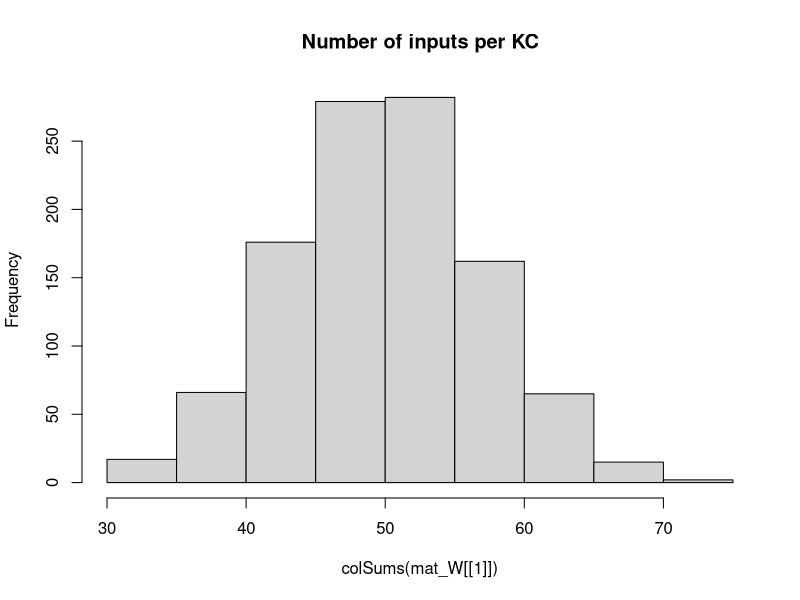

This chart was generated by the following R code: (Note: this script raises an error after producing the figure.)
## Development Code for Willsaw NN image recognition of zfish larva
## KL 2021
## I will implement a MB random kernel NN as in my Ant Navigation paper 
## This Files Trains the weights of  2 Layer Net : Random Expansion Feature Layer (Random Kernel Trick) -> Perceptron Output neuron 
## The connections in L1 Random Sparse Net are data independent, while L2 wights are trained via +ve larva head template samples to filter patterns that look like larva
## The input images are labeled as Fish and non fish according to the folder they are placed.
# Output is saved as pgm images which are then loaded by tracker software so as to implemend the simple classifier net implemended here 

library("pixmap")
library("yaml")

## TODO GIGURE OUT INIT That Works

## Initialiaze the random Weight vector of an L1 (KC) neuron  
init_random_W <- function(m, p){
  # Draw random Number N of Sampled Inputs From Binomial
  #n <- rbinom(1,length(m),p)
  ## Set N random synapses as inputs to KC
  #idx <- sample(1:length(m),n)
  m <- rnorm(NROW(m),0,sd=0.5) #runif(NROW(m))/(10*NROW(m)) ##Weak Synapses
  ## Likely Stronger Subset
  #m[idx] <- 1#/length(m) #runif(n)/(10*length(m)) #1/NROW(m)
  #print(length(m))
  return (m)
}


## Initialiaze the random Weight vector of an L1 (KC) neuron  
init_sparse_W <- function(m,p){
  # Draw random Number N of Sampled Inputs From Binomial
  n <- rbinom(1,length(m),p)
  ## Set N random synapses as inputs to KC
  idx <- sample(1:length(m),n)
  #m <- runif(NROW(m))/(1000000*NROW(m)) ##Weak Synapses
  ## Likely Stronger Subset
  m[idx] <- 1#/length(m) #runif(n)/(10*length(m)) #1/NROW(m)
  #print(length(m))
  return (m)
}


## Sigmoid//logistic Transfer Function
N_transfer <- function(activation)
{
  return (1/(1+exp(-activation)))
}


## Derivative Sigmoid/logistic Transfer Function
N_transfer_D <- function(activation)
{
  return (N_transfer(activation)*(1-N_transfer(activation)) )
}

## Neural Actvation for a layer with Weitgh Matrix W and Input matrix of col vectors -
#  vector of Biases B - This is to a matrix to operate overall all input activations over Inputs in order 
N_activation <- function(X,W,B)
{
  ## If more Than Half input units (based on Avg inputs) is active - then activate KC
  
  #  if ( sum(X) > KC_THRES )
  #    return (1)
  # else
  mat_B <- matrix(B,ncol=ncol(X),nrow=length(B) )
  ## Bias is just another W attached to a fixed Input 1
  return (W%*%X + mat_B)
}

## Copies A Smaller Matrix To the Middle of a larger one - (Pasting Image on larger canvas)
matrix_paste <- function(src,target)
{
  x_offset <- round((ncol(target)- ncol(src))/2 )
  y_offset <- round((nrow(target)- nrow(src))/2 )
  target[ (1+y_offset):(y_offset+nrow(src)),(1+x_offset):(x_offset+ncol(src))] <-src
  return(target)
}


sparse_binarize <- function(X,INPUT_SPARSENESS)
{
  ## Binarize Input Image / Set Sparsensess ##
  pxsparse = 1.0
  thres_bin = mean(X)
  max_iter = 100
  
  while (pxsparse > INPUT_SPARSENESS & max_iter > 0)
  {
    X_bin <-  as.numeric(X > thres_bin)
    pxsparse <- sum(as.numeric(X_bin[X_bin > 0]))/length(X_bin)
    thres_bin = thres_bin + 0.01;
    max_iter = max_iter + 1
  }
  
  
  ##message("Input Sparseness:",pxsparse)
  
  return(X_bin)
}




makeInputMatrix <- function(img_list,inmat_W)
{
  
  ## TRAIN /TEST ##
  img_list <- img_list[,1]
 
  
  
  ## Matrix Of  image Input Vectors  
  mat_X = matrix(0,nrow=ncol(inmat_W[[1]]),ncol=length(img_list) )
  fileidx <- 0
  for (in_img in img_list)
  {
    fileidx= fileidx + 1
    
    imgT <- read.pnm(as.character(in_img) )
    mat_img <- getChannels(imgT)*255  ##x255 Convert back to uint 8-bit
    X <- as.vector(mat_img)
    ### Add Fixed input 1 - To operate As Adjustable Bias for each input   
    ##X[length(X)] <- 1 # c(as.vector(mat_img),1)
    
    ##message(in_img," Input Dim:", dim(mat_img)[1],"x",dim(mat_img)[2],"=",dim(mat_img)[2]*dim(mat_img)[1])
    
    if (length(X) > n_top_px)
    {
      warning("input sample too big - skipping")
      next
    }
    
    ## If Loaded image is Smaller than INput - Then Resize (paste into) larger Matrix to fit
    if (length(X) < n_top_px)
    {
      ##message("input sample Smaller than Canvas - pasting")
      mat_t <- matrix(0,nrow=img_dim[1],ncol=img_dim[2])
      mat_img <- matrix_paste(mat_img,mat_t)
      ##message("Converted  Dim:", dim(mat_img)[1],"x",dim(mat_img)[2],"=",dim(mat_img)[2]*dim(mat_img)[1])
    }
    
    ##mypic = new("pixmapGrey", size=dim(mat_img),grey = mat_img);plot(mypic)
    ## Convert to Col Vector
    ##X <- sparse_binarize(as.vector(mat_img),INPUT_SPARSENESS)
    X <- as.vector(mat_img)
    
    dim(X) <- c(length(X),1) ## Make into Col Vector
    
    if (length(X) > n_top_px)
    {
      warning(in_img,"Image Too large. Skipping")
      next
    }
    
    stopifnot(length(mat_X[,fileidx]) ==length(X) ) 
    mat_X[,fileidx] <- X # Save In Vector to MAtrix
    
  }## Load All Input Vectors Into Matrix X
  
  return(mat_X)
} ##Make INput List



### EXPORT MAtrix to YAML for !!opencv-matrix##
matrixToYamlForOpenCV <- function(mat)
{
  ##!!opencv-matrix
  strHeader <- "!!opencv-matrix\n rows: %d\n cols: %d\n dt: f\n data:["
  ## Matrix Will Be saved Transposed Because Data serial Reading Order is by row in OpenCV while Here Serialization is By Column
  strHeader <- sprintf(strHeader,nrow(mat),ncol(mat))
  strData = ""
  lineWidth = 100#min(100,length(mat))
  
  ## COMMENTED OUT AS SUDDENLY as.yaml started adding new Lines in data automatically - The following routine does this manually
  # ##Long Strings Need to be broken by New Lines otherwise OPENCV FIle Storage FAils
  # if (length(mat) > lineWidth){
  #   fcon<- tempfile("matrixYaml")
  #   
  #   ## Need to export To TEMP file as string Concat Is too SLOW
  #   for (i in seq(1,length(mat),lineWidth) ){
  #     write(mat[i:min(i+lineWidth-1,length(mat)-1)], file = fcon,ncolumns = 100, append = TRUE, sep = ", ")
  #     ##cat(",",file = fcon, append = TRUE,fill=FALSE)
  #     #strData = paste0(strData, toString(mat[i:min(i+lineWidth,length(mat))],"\n",width=0))
  #   }
  #   ## Join  All Lines Back INto One String - With Newlines and Commas and Intendation
  #   #strData = noquote()
  #   strData = noquote(paste0(
  #                     readLines(con = fcon, n = -1L, ok = TRUE, warn = TRUE, skipNul = FALSE, encoding = "UTF-8"),
  #                            collapse=",\n         ")) ##
  #   #class(strData) <- "verbatim"
  # }else
    
  ## Need to TransposeBecause Data serial Reading Order is by row in OpenCV while Here Serialization is By Column
  strData = toString(t(mat))
  
  
  strRet=  noquote(paste0(strHeader,strData,"]")) 
  
  
  ##Character vectors that have a class of ‘verbatim’ will not be quoted in the output YAML 
  class(strRet) <- "verbatim"
  ##class(strRet) <- "verbatim"
  #write(strRet,file = fcon)  
  return(noquote(strRet) )
}




## Process 2 Layer Network - Return Last Node Output produced for each input image
## Note : Input Layer Is Simplified - No activation function needed or Bias - Input image intentities are taken as activations
## Target_output is vector of desired output for each output Neuron these I chose to be L2_1=1 (Fish) L2_2=1 (Non Fish)
net_proc_images_batch <- function(mat_X,inmat_W,inLayer_Bias,mat_Y,learningRate = 0.0)  
{
  
  L_X     <- list() ## Output Of Layer k
  L_A     <- list() ## Activation of  Layer k
  L_delta <- list()  ## Delta is the "cost attributable to (the value of) that node". 
  L2_out <- list()
  
  outError = 0 #'Mean Sq Error Of File Batch'

    ##Input Layer Is Simplified - No activation function needed or Bias - Input image intentities are taken as activations
    ## Due to R hell with numbers ecoming Factors I need to do this tricl
    
    ##Target_output <- mat_Y[fileidx,] 
     
    ## Forward Propagation ##
    ##mat_X[1,] = 1 ## Add COnst Input so W_i operates as a Bias IxW 
   ##  matrix of output Col vectors correspond to output
    for (l in 1:(N_Layers+1) )
    {
      if (l == 1) ## 1st Layer is INput 
      {
        ##Activation 
        L_A[[1]] <- mat_X
        L_X[[1]] <- mat_X##N_transfer(X-0.5)
        
      }else
      {
        #L_X[[l-1]][1,] = 1 ##No Need - Removed for TEST/ Add COnst Input so W_i operates as a Bias IxW
        L_A[[l]] <- N_activation(L_X[[l-1]], inmat_W[[l-1]], inLayer_Bias[[l-1]] )
        L_X[[l]] <- N_transfer( L_A[[l]])
      }
    }
    MSQError =  sum(((mat_Y) - L_X[[N_Layers+1]] )^2)/ ncol(mat_X)

    ## Note Indexes L_X and mat/biases are off by one because LX_1 is considerened an input layer, while neural layer is l=2
    ## Back Propagation ##
    for (l in (N_Layers):1 )
    {
      ##On Output Layer
      if (l == (N_Layers))
      {
        ## Element Wise Product (hadamart Product)
        L_delta[[l]] <- ( N_transfer_D( L_X[[l+1]] )   * (L_X[[l+1]] - mat_Y)) ##*N_transfer_D(L_X[[l]])
      }else{
        #L_delta[[l]] <- L_delta[[l+1]] %*% t(mat_W[[l]])*N_transfer_D(L_X[[l]])
        L_delta[[l]] <-   t(t(L_delta[[l+1]]) %*%(inmat_W[[l+1]])*t(N_transfer_D( L_X[[l+1]] )))    ## %*% t(N_transfer_D(L_X[[l-1]]) )
      }
      
      dE <- (L_delta[[l]])%*%t(L_A[[l]])  
      dW <- learningRate*dE 
      ##Add average change over batch samples
      inmat_W[[l]] <- inmat_W[[l]] -  dW ##length(img_list)

      ## Error Non-Conform
      inLayer_Bias[[l]] <- inLayer_Bias[[l]] - rowSums( learningRate*(L_delta[[l]]) )  
      ##if (l==1)
      ##  hist(dW)
    }
    
    #hist(Layer_Bias[[1]])
    #if (fileidx %% 10 == 0)  
    #  hist(inmat_W[[1]], main="After")
    
    
    ## Forward Propagation ## 
    # L1 <- N_transfer(N_activation(mat_X, inmat_W[[1]],inmat_B[[1]]  ) ) ## v_Layer_Bias[i] matrix(rep(,nrow(mat_X)),nrow=nrow(mat_X) )  
    # ## L2 matrix of output Col vectors correspond 
    # L2 <-  N_transfer(N_activation(L1,inmat_W[[2]] ,  inmat_B[[2]] )  )  
    # 
    # MSQError =  sum(((mat_Y) - L2 )^2)/ ncol(mat_X)
    # 
    ## Forward Propagation ##
    ##  matrix of output Col vectors correspond to output
    for (l in 1:(N_Layers+1) )
    {
      if (l == 1) ## 1st Layer is INput 
      {
        ##Activation 
        L_A[[1]] <- mat_X
        L_X[[1]] <- mat_X##N_transfer(X-0.5)
        
      }else
      {
        L_A[[l]] <- N_activation(L_X[[l-1]], inmat_W[[l-1]], inLayer_Bias[[l-1]] )
        L_X[[l]] <- N_transfer( L_A[[l]])
      }
    }
    MSQError =  sum(((mat_Y) - L_X[[N_Layers+1]] )^2)/ ncol(mat_X)
    
    
    
    
    ##message("Recognition Output for Img ",in_img," is F:",L_X[[3]][1]," non-F:",L_X[[3]][2]," Active KC:",L2_out[[fileidx]]$KC_active/N_KC )
    #dim(X) = img_dim##dim(mat_img)
    
    
    #image(X_bin)
    #title(main = paste(in_img,strRes," R:",L2_Neurons_out[1]-L2_Neurons_out[2]), font.main = 4)
  
  
  lout <- list(X=mat_X,
               W=inmat_W,
               B=inLayer_Bias,
               output= L_X[[N_Layers+1]],
               outputActivation= L_A[[N_Layers+1]],
               Target=mat_Y,
               #out=data.frame( do.call(rbind,L2_out ) ),
               MSQError=MSQError )
  
  #MSQError =  sum(((mat_Y) - L2)^2)/nrow(mat_X)
  
  return(lout  )
}



img_dim <- c(38,28)
N_Layers <- 2

n_top_px <- img_dim[2]*img_dim[1]
N_KC = n_top_px*5 ## Number of Kenyon Cells (Input layer High Dim Coding)
N_SYN_per_KC <- 10# n_top_px/500 ## Number of pic Features each KC neuron Codes for
#KC_THRES <- N_SYN_per_KC*0.25 ## Number of INput that need to be active for KC to fire/Activate
v_Layer_N <- c(n_top_px, N_KC, 2)
v_Layer_N3 <- c(n_top_px, N_KC,100, 2)

#v_Layer_CON <- c(N_SYN_per_KC/n_top_px,)
Layer_Bias <- list() ## Number of INput that need to be active for Neuron to fire/Activate
INPUT_SPARSENESS = 0.25

mat_W <<- list() # List Of Weight Matrices

## Make Sparse Random Synaptic Weight matrix Selecting Inputs for each KC
for (k in 1:N_Layers)
{
  mat_W[[k]] <- matrix(0,ncol=v_Layer_N[k],nrow=v_Layer_N[k+1])
  ## Init Random
  if (k==1)
    mat_W[[k]] <- t(apply(mat_W[[k]],1,init_sparse_W,N_SYN_per_KC/n_top_px)) ##
  else
    mat_W[[k]] <- t(apply(mat_W[[k]],1,init_random_W,0)) ##
  
  Layer_Bias[[k]] <- matrix(1,ncol=1,nrow=v_Layer_N[k+1] )  #rep(1,) ## Initialiaze Neural Biases
}

#hist(mat_W[[3]])
hist(colSums(mat_W[[1]]),main="Number of inputs per KC")

##Layer 2 (Output Perceptron)
#L2_Neurons <<- 2

## Apply Input Image ##
## list training files 
setwd("/home/kostasl/workspace/zebrafishtrack/Rplots")
sPathTrainingSamples="../img/trainset/fish"
sPathTrainingNonSamples="../img/trainset/nonfish/"
sPathTestingSamplesFish="../img/fish/"
sPathTestingSamplesNonFish="../img/nonfish/"


img_list_train_fish =  cbind(files=list.files(path=sPathTrainingSamples,pattern="*pgm",full.names = T),F=1,NF=0) 
img_list_test_fish = cbind(files=list.files(path=sPathTestingSamplesFish,pattern="*pgm",full.names = T),F=1,NF=0)
img_list_train_nonfish =   cbind(files=list.files(path=sPathTrainingNonSamples,pattern="*pgm",full.names = T),F=0,NF=1)
img_list_test_nonfish =  cbind(files=list.files(path=sPathTestingSamplesNonFish,pattern="*pgm",full.names = T),F=0,NF=1)

## A Small Sample set for Testing the Algorithm Discrimiation between X and 1 
img_list_train_ones <-  cbind(files=list.files(path="../img/trainset/ones/",pattern="*pgm",full.names = T),F=1,NF=0)
img_list_train_X <-  cbind(files=list.files(path="../img/trainset/X/",pattern="*pgm",full.names = T),F=0,NF=1)

img_list_debug_f <-  cbind(files=list.files(path="../img/debug/fish/",pattern="*pgm",full.names = T),F=1,NF=0)
img_list_debug_nf <-  cbind(files=list.files(path="../img/debug/nonfish/",pattern="*pgm",full.names = T),F=0,NF=1)


img_list_all <- rbind.data.frame(img_list_train_fish,img_list_test_fish,img_list_train_nonfish,img_list_test_nonfish,stringsAsFactors = FALSE) #
#img_list_train <- rbind.data.frame(img_list_train_fish,img_list_test_fish,img_list_train_nonfish,img_list_train_nonfish,stringsAsFactors = FALSE)
#img_list_test=  list.files(path=sPathTestingSamples,pattern="*pgm",full.names = T) Samples ##


img_list_train <- rbind.data.frame(img_list_train_fish,img_list_test_fish,
                                   img_list_test_nonfish,img_list_train_nonfish,
                                   stringsAsFactors = FALSE)
#img_list_train <- rbind.data.frame(img_list_train_ones,img_list_train_X)
#img_list_all <- rbind.data.frame(img_list_train_fish,stringsAsFactors = FALSE)

##img_list_train <-  rbind.data.frame(img_list_debug_f,img_list_debug_nf)

batchSize = 10 # Number of Training IMages for Each Leanring Episode (which will define error graident )
Nbatches = 1500
trainingN = 5 ##Training Cycles For Each Batch



lFitError <- list()
dfitRecord <- data.frame()

vTrainingError <- vector()
## Subset INput LIst Into Batches
rIdx = 1

for (b in 1:Nbatches)
{
  ##Make Matrix -For All net inputs
  img_list_suffled <- img_list_train[sample(1:nrow(img_list_train)),]
  ##Select Subset Batch
  img_list_suffled <- head(img_list_suffled,batchSize)
  
  mat_X <- makeInputMatrix(img_list_suffled,mat_W)
  
  label_list <-cbind.data.frame(F=(img_list_suffled[,2]),NF=(img_list_suffled[,3]) )##Target output/labels
  mat_Y <- t(apply(as.matrix(label_list),2,strtoi))  

  
  for (i in 1:trainingN)
  {  
    
    dLearningRate    <- 0.0001
    
    # TRAIN On Fish 
    dnetout <- net_proc_images_batch(mat_X, mat_W, Layer_Bias, mat_Y, dLearningRate )
    mat_W   <<- dnetout$W
    mat_B   <<- dnetout$B

    #message(fileidx,". MSQERR:",MSQError,"  ", L2_out[[fileidx]]$L2_F, "-", L2_out[[fileidx]]$L2_NF, " ERR: ", L2_out[[fileidx]]$Err ," ",in_img)
    message(rIdx,". MSQERR:",dnetout$MSQError,"  ")
    
        
    vTrainingError[rIdx] = dnetout$MSQError  #plot(unlist(dnetout$out$MSERR),main=paste(i,"Mean SQ Err"))
    rIdx = rIdx +1
    
    plot(vTrainingError) #ylim=c(0,1)xlim=c(0,trainingN*Nbatches)
    
  }## Repeated Training On Batch 

} ## Different Batch Suffles  




plot(c) #ylim=c(0,1)





### Calcl Final Performance 

##Select Subset Batch
img_list_suffled <- img_list_all[sample(1:nrow(img_list_all),50 ),]#rbind.data.frame(img_list_debug_f,img_list_debug_nf) img_list_train_nonfish#img_list_all[sample(1:nrow(img_list_all),50 ),] #img_list_test_nonfish #img_list_test_nonfish # 
mat_X <- makeInputMatrix(img_list_suffled,mat_W)
label_list <-cbind.data.frame(F=(img_list_suffled[,2]),NF=(img_list_suffled[,3]) )##Target output/labels
mat_Y <- t(apply(as.matrix(label_list),2,strtoi))
# 
# ## TODO : Move this in Funct - Use One MAtrix For Net -Matrix Of Biases
# mat_B <- list()
# for (k in 1:N_Layers)
#   mat_B[[k]] <- matrix(Layer_Bias[[k]],ncol=ncol(mat_X),nrow=length(Layer_Bias[[k]]) )


dLearningRate    <- 0.0
# TRAIN On Fish 
dnetoutV <- net_proc_images_batch(mat_X, mat_W, Layer_Bias, mat_Y, dLearningRate )
            
message("Final MSQERR:",dnetoutV$MSQError)

  
hist(dnetout$Target - N_transfer( dnetout$output) )

hist(dnetout$W[[1]],main="After")




## FOR EXPORT TO YAML

fishNet <- list(LW1=dnetout$W[[1]],
                LW2=dnetout$W[[2]],
                LB1=dnetout$B[[1]],
                LB2=dnetout$B[[2]] 
)

#attr(fishNet$LW1, "tag") <- "!!opencv-matrix" ##Adding tags Also Change The Header to Verbatim, which does not work in OPENCV
attr(fishNet$LW2, "tag") <- "!!opencv-matrix"
attr(fishNet$LB1, "tag") <- "!!opencv-matrix"
attr(fishNet$LB2, "tag") <- "!!opencv-matrix"



#fishNet <- list(LW1=Layer_Bias[[2]]
#)
## EXPORT TO YAML FOR OPENCV - Custom/hacked exporter routine specific to OPENCV
  filename <- "fishNet.yml"
  con <- file(filename, "w")
  message("Exporting to YAML-Wait for it , this may take a while...")
  write("%YAML:1.0",con) ##Header Is necessary For OPENCV 
  ## Indentation Needs to be 3
  str_yaml<- noquote(as.yaml(fishNet, handlers=list(matrix=matrixToYamlForOpenCV), line.sep="\n",indent=3,unicode=F))
  #  CLEAN UP String FRom Escape Chars
  ## the Var Type tag !!opencv-matrix needs to be on same line as vairable Name - For OpenCV file store - FIX
  str_yaml <- gsub("\n  !!opencv-matrix","!!opencv-matrix",str_yaml,fixed = T)
  str_yaml <- gsub("\\n","\n",str_yaml,fixed = T)## Remove Escaped NewLines
  str_yaml <- gsub("\"","",str_yaml,fixed = T)#Remove Quates

  write(noquote(str_yaml),con,append=TRUE) ##Header Is necessary For OPENCV 
  close(con)




############## 


## Process 2 Layer Network - Return Last Node Output produced for each input image
## Note : Input Layer Is Simplified - No activation function needed or Bias - Input image intentities are taken as activations
## Target_output is vector of desired output for each output Neuron these I chose to be L2_1=1 (Fish) L2_2=1 (Non Fish)
net_proc_images <- function(input_list,inmat_W,inLayer_Bias,learningRate = 0.0)  
{
  
  L_X     <- list() ## Output Of Layer k
  L_A     <- list() ## Activation of  Layer k
  L_delta <- list()  ## Delta is the "cost attributable to (the value of) that node". 
  L2_out <- list()
  
  Target_output = c(1,0)  
  fileidx <- 0
  outError = 0 #'Mean Sq Error Of File Batch'
  ## TRAIN /TEST ##
  img_list <- input_list[,1]
  label_list <-cbind.data.frame(F=(input_list[,2]),NF=(input_list[,3]) )##Target output/labels
  
  ## Matrix Of  image Input Vectors  
  mat_X = matrix(0,nrow=ncol(inmat_W[[1]]),ncol=length(img_list) )
  
  for (in_img in img_list)
  {
    fileidx= fileidx + 1
    
    imgT <- read.pnm(as.character(in_img) )
    mat_img <- getChannels(imgT)
    X <- as.vector(mat_img)
    ### Add Fixed input 1 - To operate As Adjustable Bias for each input   
    ##X[length(X)] <- 1 # c(as.vector(mat_img),1)
    
    ##message(in_img," Input Dim:", dim(mat_img)[1],"x",dim(mat_img)[2],"=",dim(mat_img)[2]*dim(mat_img)[1])
    
    if (length(X) > n_top_px)
    {
      warning("input sample too big - skipping")
      next
    }
    
    ## If Loaded image is Smaller than INput - Then Resize (paste into) larger Matrix to fit
    if (length(X) < n_top_px)
    {
      ##message("input sample Smaller than Canvas - pasting")
      mat_t <- matrix(0,nrow=img_dim[1],ncol=img_dim[2])
      mat_img <- matrix_paste(mat_img,mat_t)
      ##message("Converted  Dim:", dim(mat_img)[1],"x",dim(mat_img)[2],"=",dim(mat_img)[2]*dim(mat_img)[1])
    }
    
    ##mypic = new("pixmapGrey", size=dim(mat_img),grey = mat_img);plot(mypic)
    ## Convert to Col Vector
    X <- sparse_binarize(as.vector(mat_img),INPUT_SPARSENESS)
    
    
    dim(X) <- c(length(X),1) ## Make into Col Vector
    
    if (length(X) > n_top_px)
    {
      warning(in_img,"Image Too large. Skipping")
      next
    }
    
    stopifnot(length(mat_X[,fileidx]) ==length(X) ) 
    mat_X[,fileidx] <- X # Save In Vector to MAtrix
    
    
    ##Input Layer Is Simplified - No activation function needed or Bias - Input image intentities are taken as activations
    ##Activation 
    L_A[[1]] <- X
    L_X[[1]] <- X##N_transfer(X-0.5)
    ## Due to R hell with numbers ecoming Factors I need to do this tricl
    mat_Y <- apply(as.matrix(label_list),2,strtoi)
    
    Target_output <-mat_Y[fileidx,] 
    ### 
    
    ## Forward Propagation ## 
    for (i in 2:(N_Layers+1) )
    {
      L_A[[i]] <- N_activation(L_X[[i-1]], inmat_W[[i-1]], inLayer_Bias[[i-1]]) ## v_Layer_Bias[i]  
      L_X[[i]] <- N_transfer(L_A[[i]])
    }
    
    outError = outError + sum( ( Target_output - L_X[[i]] ) )
    
    #hist(mat_W[[l-1]],main="before")
    ## Note Indexes L_X and mat/biases are off by one because LX_1 is considerened an input layer, while neural layer is l=2
    ## Back Propagation ##
    for (l in (N_Layers):1 )
    {
      ##On Output Layer
      if (l == (N_Layers))
      {
        ## Element Wise Product (hadamart Product)
        L_delta[[l]] <- ((N_transfer_D(L_X[[l+1]])) * (L_X[[l+1]] - Target_output)) ##*N_transfer_D(L_X[[l]])
      }else{
        #L_delta[[l]] <- L_delta[[l+1]] %*% t(mat_W[[l]])*N_transfer_D(L_X[[l]])
        L_delta[[l]] <-   t(t(L_delta[[l+1]]) %*%(inmat_W[[l+1]])*t(N_transfer_D( L_X[[l+1]] )))    ## %*% t(N_transfer_D(L_X[[l-1]]) )
        
      }
      
      dE <- (L_delta[[l]])%*%t(L_A[[l]])  
      dW <- learningRate*dE 
      ##Add average change over batch samples
      inmat_W[[l]] <- inmat_W[[l]] -  dW ##length(img_list)
      inLayer_Bias[[l]] <- inLayer_Bias[[l]] - learningRate*(L_delta[[l]])  
    }
    
    #hist(Layer_Bias[[1]])
    if (fileidx %% 10 == 0)
      hist(inmat_W[[1]], main="After")
    
    #hist( KC_out_act[1,])
    ## Calc Layer 1 output based on Activation Threshold Funciton for Units
    #KC_output <- apply(KC_out_act, 2, N_transfer)
    #dim(KC_output) <-c(1,length(KC_output)) ## Make into Row Vector
    
    ## Learn Positive Samples - Simple Perceptron Learning Rule - Over an augmented input X which is projected To High dim via sparse random matrix in L1##
    ## Take Active L1 outputs And Set L2 Input synapses of Output Neuron to High
    # Continuous output /
    #L2_Neurons_out <<- (as.numeric(( KC_output %*%  W_L2)/N_KC))
    # Weight Gradient -
    #DW <- t(KC_output)%*% (Target_output - L2_Neurons_out)/2
    #W_L2 <<-  W_L2 + learningRate*DW ## Update Weight Vector 
    
    
    ##W_L2[W_L2 < 1] <<- 1 ##Cap To Limit Values - Saturation Of Synapses
    ##W_L2[,outNeuronIdx][W_L2< -1] <<- -1
    
    #stopifnot(ncol(KC_output) == nrow(W_L2))
    ## Calc Output Neuron - Perceptron 
    ## FWD PROP CAlc MSQE - Fwd Propagate Entire Input Matrix 
    
    
    ## Forward Propagation ## 
    L1 <- N_transfer(N_activation(mat_X, inmat_W[[1]], matrix(inLayer_Bias[[1]],ncol=ncol(mat_X),nrow=length(inLayer_Bias[[1]])) ) ) ## v_Layer_Bias[i] matrix(rep(,nrow(mat_X)),nrow=nrow(mat_X) )  
    ## L2 matrix of output Col vectors correspond 
    L2 <-  N_transfer(N_activation(L1,inmat_W[[2]] , matrix(inLayer_Bias[[2]],ncol=ncol(mat_X),nrow=length(inLayer_Bias[[2]])) )  )  
    
    MSQError =  sum((t(mat_Y) - L2 )^2)/ ncol(mat_X)
    
    
    L2_out[[fileidx]] <- list(Err=0.5*sum((Target_output - L2[,fileidx])^2),
                              MSERR=MSQError,
                              L2_F=L2[1,fileidx],
                              L2_NF=L2[2,fileidx],
                              KC_active = sum(L1[fileidx,][L1[fileidx,]>0.5]),
                              KC_total = length(L1[fileidx,]),
                              # input_sparse= pxsparse,
                              file=in_img
    )
    
    
    
    message(fileidx,". MSQERR:",MSQError,"  ", L2_out[[fileidx]]$L2_F, "-", L2_out[[fileidx]]$L2_NF, " ERR: ", L2_out[[fileidx]]$Err ," ",in_img)
    
    ##message("Recognition Output for Img ",in_img," is F:",L_X[[3]][1]," non-F:",L_X[[3]][2]," Active KC:",L2_out[[fileidx]]$KC_active/N_KC )
    dim(X) = dim(mat_img)
    
    
    #image(X_bin)
    #title(main = paste(in_img,strRes," R:",L2_Neurons_out[1]-L2_Neurons_out[2]), font.main = 4)
  }
  
  lout <- list(X=mat_X,
               W=inmat_W,
               B=inLayer_Bias,
               out=data.frame( do.call(rbind,L2_out ) ))
  
  MSQError =  sum((t(mat_Y) - L2)^2)/nrow(mat_X)
  
  return(lout  )
}



#}

#       ##Test 
#   dnetout_tfish <- net_proc_images(img_list_test_fish,0.3, c(1,0))
#   #hist(unlist(dnetout_fish$L2_F),breaks=10,main="Class Fish Responses to F+ samples" )
#   ##L1 threshold set too high - patterns do not propagate
#   stopifnot(sum(unlist(dnetout_tfish$KC_active)) > 1)
#     
#   SqError_FisF <- sum((1 -unlist(dnetout_tfish$L2_F))^2)/nrow(dnetout_tfish)
#   SqError_FisNotNF <- sum((-1 -unlist(dnetout_tfish$L2_NF))^2)/nrow(dnetout_tfish)
#   
#   message("Sq. Error: F+:",SqError_FisF," F-:",SqError_FisNotNF)
#   
#   dnetout_tnotfish <- net_proc_images(img_list_test_nonfish,dLearningRate,c(0,1))
#   ##hist(unlist(dnetout_notfish$L2_NF),breaks=10,main="Class Not Fish Responses to F- samples" )
#   
#   SqError_NFisNotF <- sum((-1 -unlist(dnetout_tnotfish$L2_F))^2)/nrow(dnetout_tnotfish)
#   SqError_NFisNF <- sum((1 -unlist(dnetout_tnotfish$L2_NF))^2)/nrow(dnetout_tnotfish)
#   
#   #message("Sq. Error: F+:",SqError_NFisNotF," F-:",SqError_NFisNF)
# 
#   
#   SqClassError = sum(SqError_FisF,SqError_FisNotNF,SqError_NFisNotF,SqError_NFisNF)   
#   lFitError[[i]] = list(S_error=SqClassError,FishisFish=SqError_FisF,FishNotFish=SqError_FisNotNF,
#                         NotFishIsFish=SqError_NFisNotF,
#                         NotFishIsNotFish=SqError_NFisNF)
#   
#   dfitRecord <<- data.frame( do.call(rbind,lFitError ) )
#   plot(unlist(dfitRecord$S_error),xlim=c(1,100) ,xlab="Fit Error",ylim=c(0,2))
# 
# 
# ## Test Fish
# dnetout_testfish <- net_proc_images(img_list_test_fish,0,c(-1,1))
# ##hist(unlist(dnetout_notfish$L2_NF),breaks=10,main="Class Not Fish Responses to F- samples" )
# dnetout_testnonfish <- net_proc_images(img_list_test_nonfish,0,c(-1,1))
# 
# 
# SqError_NFisNotF <- sum((-1 -unlist(dnetout_testfish$L2_F))^2)/nrow(dnetout_testfish)
# SqError_NFisNF <- sum((1 -unlist(dnetout_testfish$L2_NF))^2)/nrow(dnetout_testfish)
# 
# 
# 
# 
# plot(unlist(dfitRecord$S_error),xlim=c(1,100) ,xlab="Fit Error",ylim=c(00,800))
# 
# plot(unlist(dfitRecord$FishisFish) )
# plot(unlist(dfitRecord$FishNotFish) )
# plot(unlist(dfitRecord$NotFishIsFish) )
# plot(unlist(dfitRecord$NotFishIsNotFish) )
# 
# 
# 
# ## Test Responses ## 
# dnetout_test <- net_proc_images(img_list_test,0.0,c(0,0))
# dnetout_test_nonfish <- net_proc_images(img_list_train_nonfish,0.0,c(-1,1))
# 
# 
# 
# colSums(W_L2)
# 
# l_out_n <- net_proc_images(img_list_train_nonfish,-dLearningRate/5,1)
# colSums(W_L2)
# 
# colSums(W_L2)
# 
# 
#  ## Save KC Matrix As Image (To Be loaded by Tracker)
#  ## Save Trained Weights As Image (To load by Tracker)
#  KC_sparse_pic <- pixmapGrey(mat_W[[1]], nrow=dim(mat_W[[1]])[1],ncol=dim(mat_W[[1]])[2])
#  plot(KC_sparse_pic)
#  write.pnm(KC_sparse_pic,file="L1_W_SparseNet.pgm")
# # 
# # ## Shift Values
#  L_W2 <- (mat_W[[2]])+1.0
#  L_W2 <- apply(L_W2,2,rev)
#  Lout_pic <- pixmapGrey(L_W2, nrow=dim(mat_W[[2]])[1],ncol=dim(mat_W[[2]])[2],cellres=1)
#  plot(Lout_pic)
#  write.pnm(Lout_pic,file="L2_W_SparseNet.pgm")
# 
#  Lout_pic <- pixmapGrey(Layer_Bias[[1]], nrow=dim(Layer_Bias[[1]])[1],ncol=dim(Layer_Bias[[1]])[2],cellres=1)
#  plot(Lout_pic)
#  write.pnm(Lout_pic,file="L1_B_SparseNet.pgm")
#  
#  
#  Lout_pic <- pixmapGrey(Layer_Bias[[2]],  nrow=dim(Layer_Bias[[2]])[1],ncol=dim(Layer_Bias[[2]])[2],cellres=1)
#  plot(Lout_pic)
#  write.pnm(Lout_pic,file="L2_B_SparseNet.pgm")
#  #
#  # 
# # 
# ## Load Matrix And Test
# imgT <- read.pnm(file="L1_W_SparseNet.pgm")
# mat_WL1 <- getChannels(imgT)
# 
# imgT <- read.pnm(file="L2_W_SparseNet.pgm")
# mat_WL2 <- getChannels(imgT)-1.0 ##Reverse Order

# 
# hist(W_L2)
# 
# cc <- getChannels(Lout_pic)
# plot(pic_outL)
